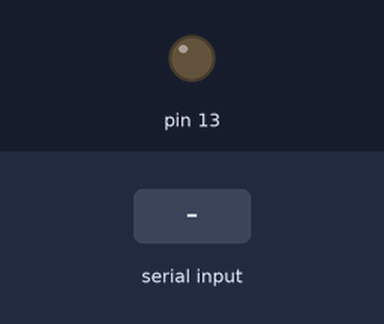
This sketch was run on a simulated Arduino Uno, built with avr-gcc and run on an emulated ATmega328P. On the bench: output pins drawn as LEDs (lit = HIGH). The inputs (shaded band) are chosen by the test bench.

Above: at 1.2 s.
1.3 s: "b" received over the second serial link
At 2.5 s:
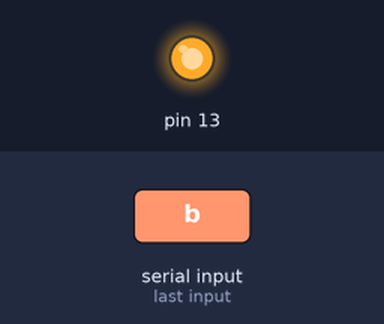
2.8 s: "a" received over the second serial link
At 3.7 s:
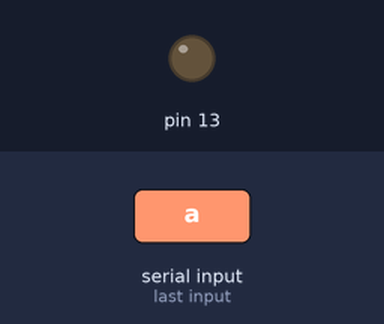
Timing chart, 0 to 5.8 s (numbered marks = the images above; inputs shaded):
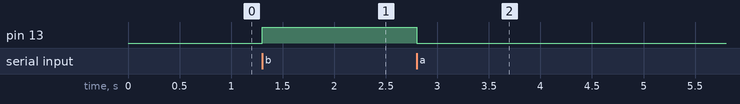

Measured:
- after the input at 1.3 s, pin 13: LOW → HIGH at once
- after the input at 2.8 s, pin 13: HIGH → LOW at once

The sketch:

1117_arduino_bluethooth_led.ino
```cpp
#include <SoftwareSerial.h>

SoftwareSerial BTSerial(2, 3);

void setup() {
  Serial.begin(9600);
  BTSerial.begin(9600);

  pinMode(13, OUTPUT);
  digitalWrite(13, LOW);
}

void loop() {
  if(BTSerial.available()) {//블루투스모듈 -> 아두이노 -> 시리얼모니터
    char bread = BTSerial.read();

    if (bread == 'a')
      digitalWrite(13, LOW);
    else if (bread == 'b')
      digitalWrite(13, HIGH);
  }
}
```
